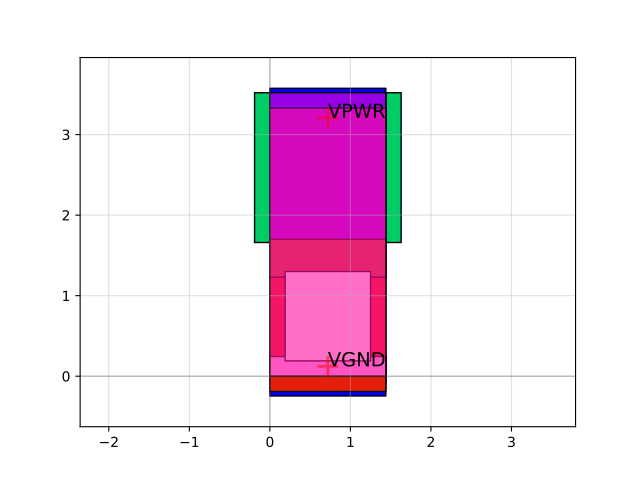

Write Python code to recreate this figure.
import sky130

c = sky130.components.sky130_fd_sc_hs__inv_2()
c.plot()
